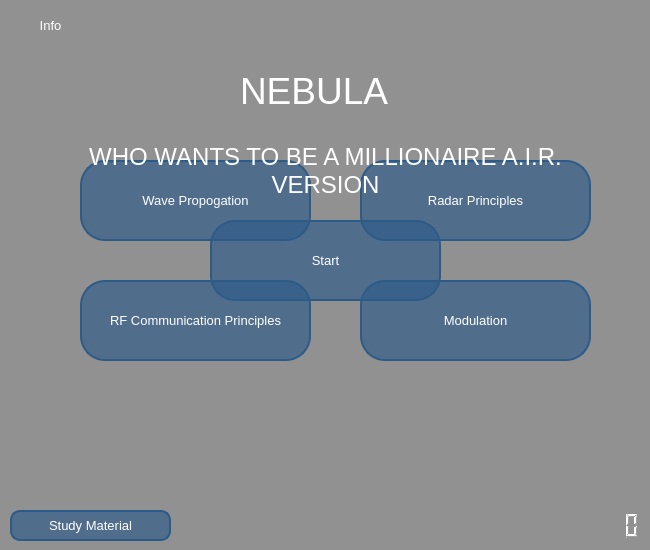
<?xml version="1.0" encoding="UTF-8"?>
<ui version="4.0">
    <class>MainWindow</class>
    <widget class="QMainWindow" name="MainWindow">
        <property name="geometry">
            <rect>
                <x>0</x>
                <y>0</y>
                <width>650</width>
                <height>550</height>
            </rect>
        </property>
        <property name="minimumSize">
            <size>
                <width>650</width>
                <height>550</height>
            </size>
        </property>
        <property name="maximumSize">
            <size>
                <width>650</width>
                <height>550</height>
            </size>
        </property>
        <property name="windowTitle">
            <string>NEBULA</string>
        </property>
        <property name="windowOpacity">
            <double>0.950000000000000</double>
        </property>
        <property name="styleSheet">
            <string notr="true">background-color: rgb(145, 145, 145);</string>
        </property>
        <widget class="QWidget" name="centralwidget">
            <widget class="QLCDNumber" name="lcdTime">
                <property name="geometry">
                    <rect>
                        <x>570</x>
                        <y>510</y>
                        <width>71</width>
                        <height>31</height>
                    </rect>
                </property>
                <property name="styleSheet">
                    <string notr="true">background: transparent;
                        color: rgb(255, 255, 255);
                    </string>
                </property>
            </widget>
            <widget class="QLabel" name="lblTitle">
                <property name="geometry">
                    <rect>
                        <x>240</x>
                        <y>60</y>
                        <width>171</width>
                        <height>61</height>
                    </rect>
                </property>
                <property name="font">
                    <font>
                        <family>Segoe UI</family>
                        <pointsize>28</pointsize>
                    </font>
                </property>
                <property name="styleSheet">
                    <string notr="true">color: rgb(255, 255, 255);
                        background: transparent;
                    </string>
                </property>
                <property name="text">
                    <string>NEBULA</string>
                </property>
            </widget>
            <widget class="QLabel" name="imgBackground">
                <property name="geometry">
                    <rect>
                        <x>0</x>
                        <y>0</y>
                        <width>650</width>
                        <height>550</height>
                    </rect>
                </property>
                <property name="text">
                    <string/>
                </property>
                <property name="scaledContents">
                    <bool>true</bool>
                </property>
            </widget>
            <widget class="QPushButton" name="btnStart">
                <property name="geometry">
                    <rect>
                        <x>210</x>
                        <y>220</y>
                        <width>231</width>
                        <height>81</height>
                    </rect>
                </property>
                <property name="font">
                    <font>
                        <family>Segoe UI</family>
                        <pointsize>10</pointsize>
                    </font>
                </property>
                <property name="cursor">
                    <cursorShape>PointingHandCursor</cursorShape>
                </property>
                <property name="layoutDirection">
                    <enum>Qt::LeftToRight</enum>
                </property>
                <property name="styleSheet">
                    <string notr="true">#btnStart {

                        background-color: rgba(45, 91, 136, 65%);
                        border-radius: 25px;
                        color: rgb(255, 255, 255);
                        border: 2px solid #2d5b88;
                        }
                        #btnStart:hover{
                        background-color: rgb(59, 122, 180);
                        color: rgb(255, 255, 255);
                        }
                        #btnStart:pressed {
                        background-color: rgba(45, 91, 136, 65%);
                        color: rgb(255, 255, 255);
                        }
                    </string>
                </property>
                <property name="text">
                    <string>Start</string>
                </property>
            </widget>
            <widget class="QPushButton" name="btnStudy">
                <property name="geometry">
                    <rect>
                        <x>10</x>
                        <y>510</y>
                        <width>161</width>
                        <height>31</height>
                    </rect>
                </property>
                <property name="font">
                    <font>
                        <family>Segoe UI</family>
                        <pointsize>10</pointsize>
                    </font>
                </property>
                <property name="cursor">
                    <cursorShape>PointingHandCursor</cursorShape>
                </property>
                <property name="layoutDirection">
                    <enum>Qt::RightToLeft</enum>
                </property>
                <property name="styleSheet">
                    <string notr="true">#btnStudy {

                        background-color: rgba(45, 91, 136, 65%);
                        border-radius: 10px;
                        color: rgb(255, 255, 255);
                        border: 2px solid #2d5b88;
                        }
                        #btnStudy:hover{
                        background-color: rgb(59, 122, 180);
                        color: rgb(255, 255, 255);
                        }
                        #btnStudy:pressed {
                        background-color: rgba(45, 91, 136, 65%);
                        color: rgb(255, 255, 255);
                        }
                    </string>
                </property>
                <property name="text">
                    <string>Study Material</string>
                </property>
            </widget>
            <widget class="QPushButton" name="btnInfo">
                <property name="geometry">
                    <rect>
                        <x>10</x>
                        <y>10</y>
                        <width>81</width>
                        <height>31</height>
                    </rect>
                </property>
                <property name="font">
                    <font>
                        <family>Segoe UI</family>
                        <pointsize>10</pointsize>
                    </font>
                </property>
                <property name="cursor">
                    <cursorShape>PointingHandCursor</cursorShape>
                </property>
                <property name="layoutDirection">
                    <enum>Qt::RightToLeft</enum>
                </property>
                <property name="styleSheet">
                    <string notr="true">#btnInfo {

                        background-color: transparent;
                        border-radius: 10px;
                        color: rgb(255, 255, 255);
                        border:none;
                        }
                        #btnInfo:hover{
                        background-color: rgba(45, 91, 136, 65%);
                        color: rgb(255, 255, 255);
                        }
                        #btnInfo:pressed {
                        background-color: transparent;
                        color: rgb(255, 255, 255);
                        }
                    </string>
                </property>
                <property name="text">
                    <string>Info</string>
                </property>
            </widget>
            <widget class="QPushButton" name="btnWave">
                <property name="geometry">
                    <rect>
                        <x>80</x>
                        <y>160</y>
                        <width>231</width>
                        <height>81</height>
                    </rect>
                </property>
                <property name="font">
                    <font>
                        <family>Segoe UI</family>
                        <pointsize>10</pointsize>
                    </font>
                </property>
                <property name="cursor">
                    <cursorShape>PointingHandCursor</cursorShape>
                </property>
                <property name="layoutDirection">
                    <enum>Qt::LeftToRight</enum>
                </property>
                <property name="styleSheet">
                    <string notr="true">QPushButton {

                        background-color: rgba(45, 91, 136, 65%);
                        border-radius: 25px;
                        color: rgb(255, 255, 255);
                        border: 2px solid #2d5b88;
                        }
                        QPushButton:hover{
                        background-color: rgb(59, 122, 180);
                        color: rgb(255, 255, 255);
                        }
                        QPushButton:pressed {
                        background-color: rgba(45, 91, 136, 65%);
                        color: rgb(255, 255, 255);
                        }
                    </string>
                </property>
                <property name="text">
                    <string>Wave Propogation</string>
                </property>
            </widget>
            <widget class="QPushButton" name="btnRadar">
                <property name="geometry">
                    <rect>
                        <x>360</x>
                        <y>160</y>
                        <width>231</width>
                        <height>81</height>
                    </rect>
                </property>
                <property name="font">
                    <font>
                        <family>Segoe UI</family>
                        <pointsize>10</pointsize>
                    </font>
                </property>
                <property name="cursor">
                    <cursorShape>PointingHandCursor</cursorShape>
                </property>
                <property name="layoutDirection">
                    <enum>Qt::LeftToRight</enum>
                </property>
                <property name="styleSheet">
                    <string notr="true">QPushButton {

                        background-color: rgba(45, 91, 136, 65%);
                        border-radius: 25px;
                        color: rgb(255, 255, 255);
                        border: 2px solid #2d5b88;
                        }
                        QPushButton:hover{
                        background-color: rgb(59, 122, 180);
                        color: rgb(255, 255, 255);
                        }
                        QPushButton:pressed {
                        background-color: rgba(45, 91, 136, 65%);
                        color: rgb(255, 255, 255);
                        }
                    </string>
                </property>
                <property name="text">
                    <string>Radar Principles</string>
                </property>
            </widget>
            <widget class="QPushButton" name="btnMod">
                <property name="geometry">
                    <rect>
                        <x>360</x>
                        <y>280</y>
                        <width>231</width>
                        <height>81</height>
                    </rect>
                </property>
                <property name="font">
                    <font>
                        <family>Segoe UI</family>
                        <pointsize>10</pointsize>
                    </font>
                </property>
                <property name="cursor">
                    <cursorShape>PointingHandCursor</cursorShape>
                </property>
                <property name="layoutDirection">
                    <enum>Qt::LeftToRight</enum>
                </property>
                <property name="styleSheet">
                    <string notr="true">QPushButton {

                        background-color: rgba(45, 91, 136, 65%);
                        border-radius: 25px;
                        color: rgb(255, 255, 255);
                        border: 2px solid #2d5b88;
                        }
                        QPushButton:hover{
                        background-color: rgb(59, 122, 180);
                        color: rgb(255, 255, 255);
                        }
                        QPushButton:pressed {
                        background-color: rgba(45, 91, 136, 65%);
                        color: rgb(255, 255, 255);
                        }
                    </string>
                </property>
                <property name="text">
                    <string>Modulation</string>
                </property>
            </widget>
            <widget class="QPushButton" name="btnRF">
                <property name="geometry">
                    <rect>
                        <x>80</x>
                        <y>280</y>
                        <width>231</width>
                        <height>81</height>
                    </rect>
                </property>
                <property name="font">
                    <font>
                        <family>Segoe UI</family>
                        <pointsize>10</pointsize>
                    </font>
                </property>
                <property name="cursor">
                    <cursorShape>PointingHandCursor</cursorShape>
                </property>
                <property name="layoutDirection">
                    <enum>Qt::LeftToRight</enum>
                </property>
                <property name="styleSheet">
                    <string notr="true">QPushButton {
                        background-color: rgba(45, 91, 136, 65%);
                        border-radius: 25px;
                        color: rgb(255, 255, 255);
                        border: 2px solid #2d5b88;
                        }
                        QPushButton:hover{
                        background-color: rgb(59, 122, 180);
                        color: rgb(255, 255, 255);
                        }
                        QPushButton:pressed {
                        background-color: rgba(45, 91, 136, 65%);
                        color: rgb(255, 255, 255);
                        }
                    </string>
                </property>
                <property name="text">
                    <string>RF Communication Principles</string>
                </property>
            </widget>
            <widget class="QLabel" name="lblSubHeader">
                <property name="geometry">
                    <rect>
                        <x>80</x>
                        <y>130</y>
                        <width>491</width>
                        <height>81</height>
                    </rect>
                </property>
                <property name="font">
                    <font>
                        <family>Segoe UI</family>
                        <pointsize>18</pointsize>
                    </font>
                </property>
                <property name="styleSheet">
                    <string notr="true">color: rgb(255, 255, 255);
                        background: transparent;
                    </string>
                </property>
                <property name="text">
                    <string>WHO WANTS TO BE A MILLIONAIRE A.I.R. VERSION</string>
                </property>
                <property name="alignment">
                    <set>Qt::AlignCenter</set>
                </property>
                <property name="wordWrap">
                    <bool>true</bool>
                </property>
            </widget>
            <zorder>imgBackground</zorder>
            <zorder>lcdTime</zorder>
            <zorder>lblTitle</zorder>
            <zorder>btnStart</zorder>
            <zorder>btnStudy</zorder>
            <zorder>btnInfo</zorder>
            <zorder>btnWave</zorder>
            <zorder>btnRadar</zorder>
            <zorder>btnMod</zorder>
            <zorder>btnRF</zorder>
            <zorder>lblSubHeader</zorder>
        </widget>
    </widget>
    <resources/>
    <connections/>
</ui>
